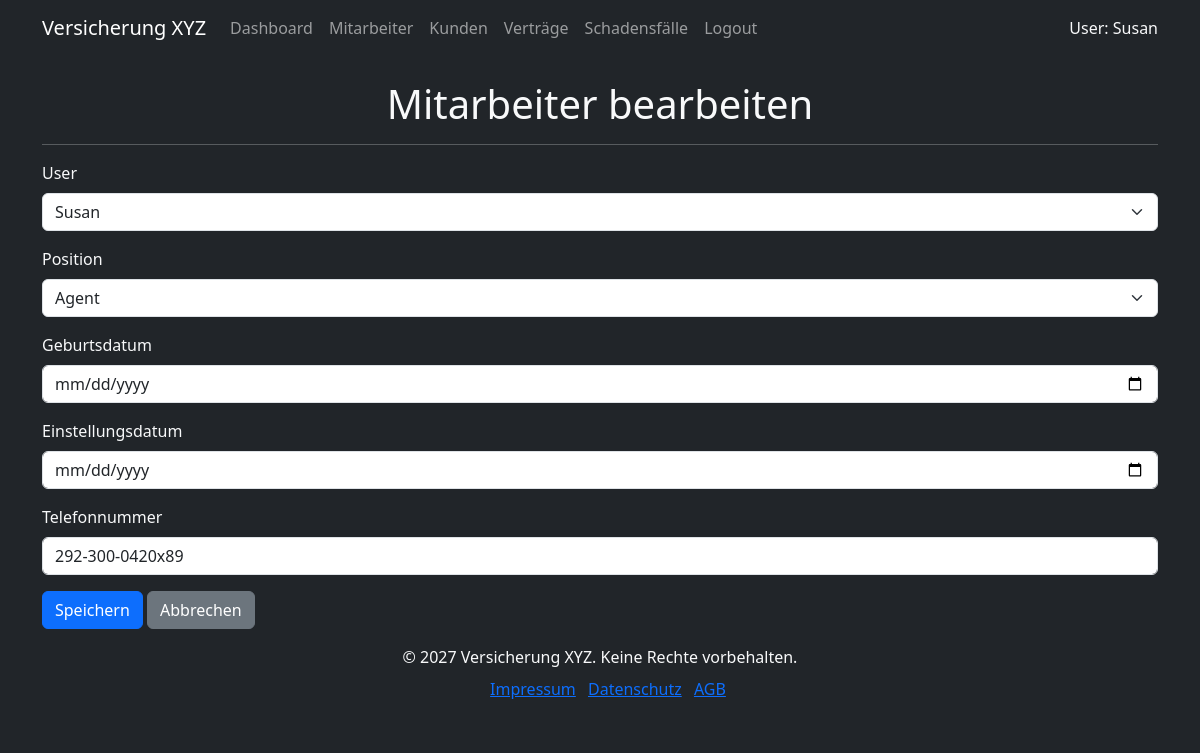
Page /versicherung/mitarbeiter/13/update/ (signed in) on the committed database.
### versicherung/models.py (models this page shows, shortened)
class Mitarbeiter(models.Model):
    class Position(models.TextChoices):
        AGENT = "agent", "Agent"
        MANAGER = "manager", "Manager"
        SUPPORT = "support", "Support"
    user = models.OneToOneField(User, on_delete=models.CASCADE, blank=True, null=True)
    position = models.CharField(
        max_length=100,
        choices=Position.choices,
        null=True,
        blank=True,
    )
    geburtsdatum = models.DateField(null=True, blank=True)
    einstellungsdatum = models.DateField(null=True, blank=True)
    telefonnummer = models.CharField(
        max_length=15,
        unique=True,
        null=True,
        blank=True,
    )

### versicherung/views/mitarbeiter_views.py (the view)
@login_required(login_url="login")
def mitarbeiter_update(request: HttpRequest, pk: int):
    mitarbeiter = get_object_or_404(Mitarbeiter, pk=pk)
    if request.method == "POST":
        form = MitarbeiterForm(request.POST, instance=mitarbeiter)
        if form.is_valid():
            form.save()
            messages.success(request, "Mitarbeiter wurde erfolgreich aktualisiert.")
            return redirect("mitarbeiter_list")
    else:
        form = MitarbeiterForm(instance=mitarbeiter)
    context = {"form": form, "mitarbeiter": mitarbeiter}
    return render(request, "mitarbeiter/mitarbeiter_form.html", context)

### versicherung/forms.py
class MitarbeiterForm(forms.ModelForm):
    class Meta:
        model = Mitarbeiter
        fields = "__all__"
        widgets = {
            "geburtsdatum": forms.DateInput(attrs={"type": "date"}),
            "einstellungsdatum": forms.DateInput(attrs={"type": "date"}),
        }

### versicherung/templates/mitarbeiter/mitarbeiter_form.html (shortened to what this page needs)
{% extends "base.html" %}
{% load crispy_forms_tags %}
{% block content %}
    <div class="d-flex align-items-center">
        <h1 class="m-auto">{% if form.instance.pk %}Mitarbeiter bearbeiten{% else %}Neuen Mitarbeiter hinzufügen{% endif %}</h1>
    </div>
    <hr>
    <form method="post">
        {{ form|crispy }}
        <button type="submit" class="btn btn-primary">Speichern</button>
        <a href="{% url 'mitarbeiter_list' %}" class="btn btn-secondary">Abbrechen</a>
    </form>
{% endblock %}

### versicherung/templates/base.html (shortened to what this page needs)
{% load static %}
<!doctype html>
<html lang="de">
<head>
    <link href="https://cdn.jsdelivr.net/npm/bootstrap@5.3.0-alpha3/dist/css/bootstrap.min.css" rel="stylesheet"
>
    <link rel="stylesheet" href="{% static 'css/styles.css' %}">
</head>
<body class="bg-dark text-light">
    <header>
        <nav class="navbar navbar-expand-lg navbar-dark bg-dark" aria-label="Hauptnavigation">
            <div class="container">
                <a class="navbar-brand" href="{% url 'home' %}">Versicherung XYZ</a>
                <div class="collapse navbar-collapse" id="navbarSupportedContent">
                    <ul class="navbar-nav me-auto mb-2 mb-lg-0">
                        <li class="nav-item {% if request.resolver_match.url_name == 'dashboard' %}active{% endif %}">
                            <a class="nav-link" href="{% url 'dashboard' %}">Dashboard</a>
                        </li>
                        <li class="nav-item">
                            <a class="nav-link" href="{% url 'mitarbeiter_list' %}">Mitarbeiter</a>
                        </li>
                        <li class="nav-item">
                            <a class="nav-link" href="{% url 'kunde_list' %}">Kunden</a>
                        </li>
                        <li class="nav-item">
                            <a class="nav-link" href="{% url 'versicherungsvertrag_list' %}">Verträge</a>
                        </li>
                        <li class="nav-item">
                            <a class="nav-link" href="{% url 'schadensfall_list' %}">Schadensfälle</a>
                        </li>
                        <li class="nav-item">
                            <a class="nav-link ml-2" href="{% url 'logout' %}"> Logout</a>
                        </li>
                    </ul>
                    <ul class="navbar-nav">
                        <li class="nav-item d-flex align-items-center">
                            <span class="text-light">User: {{ user.username }} </span>
                        </li>
                    </ul>
                </div>
            </div>
        </nav>
    </header>
    <main class="container mt-4 bg-dark text-light">
        {% block content %}
        {% endblock %}
    </main>
    <footer class="footer mt-auto py-3 bg-dark text-light">
        <div class="container">
            <div class="row">
                    <span class="text-light text-center">&copy; 2027 Versicherung XYZ. Keine Rechte vorbehalten.</span>
                    <ul class="list-inline text-center m-2">
                        <li class="list-inline-item"><a href="{% url 'index' %}">Impressum</a></li>
                        <li class="list-inline-item"><a href="{% url 'index' %}">Datenschutz</a></li>
                        <li class="list-inline-item"><a href="{% url 'index' %}">AGB</a></li>
                    </ul>
                </div>
            </div>
    </footer>
</body>
</html>

### rows in the picture
Mitarbeiter: user "Susan", position "Agent", telefonnummer "292-300-0420x89"

### other values in the picture
{{ user.username }} "Susan"
